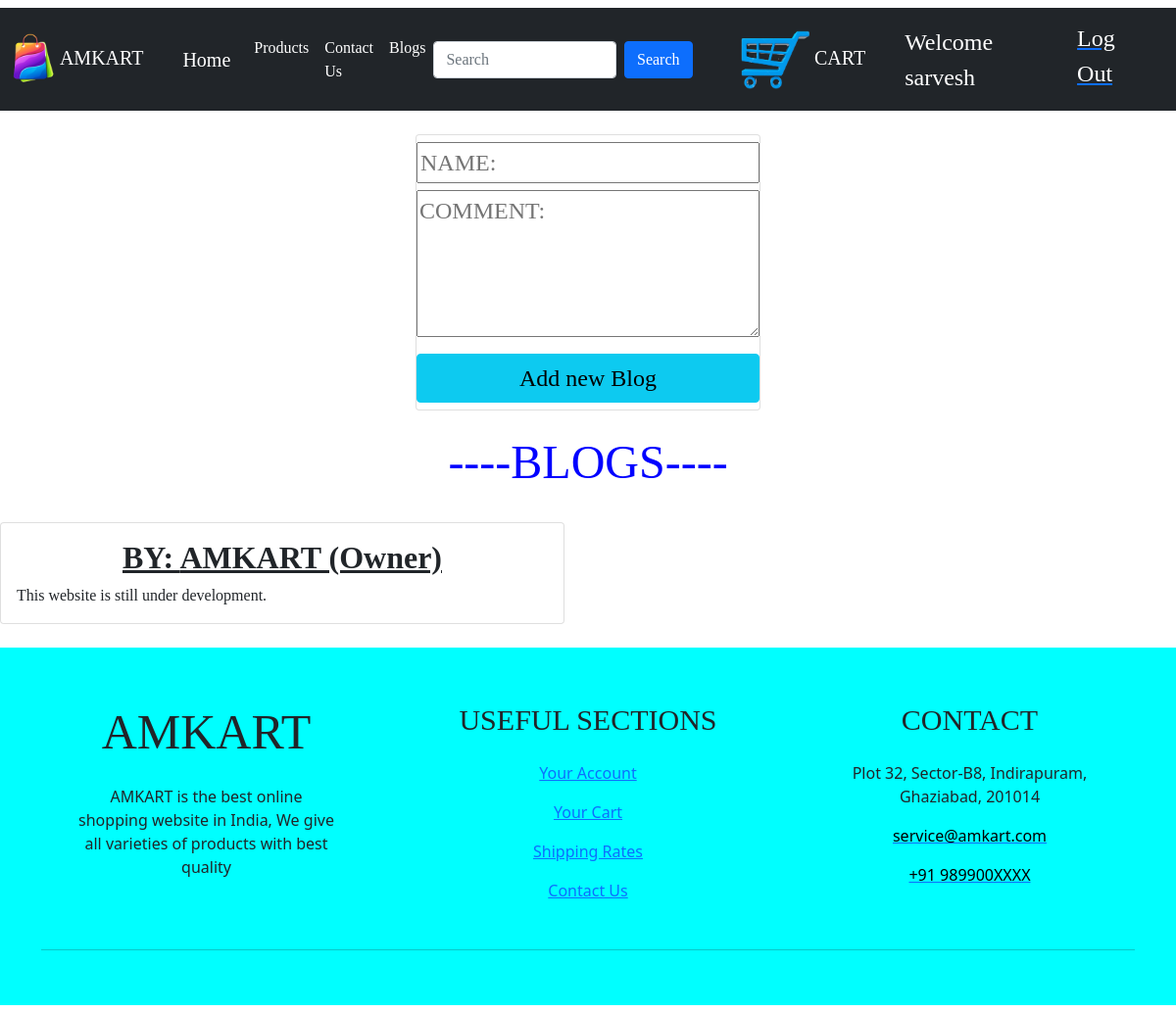
Page /blog/ (signed in) on the committed database.
### app/models.py (models this page shows, shortened)
class company(models.Model):
    name=models.CharField(max_length=200, null=True)
    logo=models.ImageField(upload_to='static')

class blog_data(models.Model):
    name=models.CharField(max_length=200, null=True)
    message=models.CharField(max_length=500, null=True)

### p2/views.py (the view)
# urls.py: 2. Add a URL to urlpatterns:  path('blog/', include('blog.urls'))
@login_required(login_url="login")
def blog(request):
    form=add_blog_data
    if request.method=='POST':
        form=add_blog_data(request.POST)
        if form.is_valid:
            form.save()
    blogs=blog_data.objects.all()
    Details=company.objects.all()
    context={"Details": Details, "blogs": blogs, "form": form}
    return render(request, 'helo/blog.html', context)

### p2/templates/helo/blog.html (shortened to what this page needs)
{% extends "helo/basic.html" %}
{% block body %}
<div class="card" style="width: 22rem; margin: auto; margin-top: 2%; margin-bottom: 2%;">
  <form method="POST" style="text-align: center; font-family: Kristen ITC; font-size: x-large;">
    <input type="text" name="name" maxlength="200" required="" id="id_name" placeholder="NAME: " style="width: 100%; margin-top: 2%;">
    <br>
    <textarea name="message" maxlength="500" required="" id="id_message" placeholder="COMMENT: "style="width: 100%; height: 150px; margin-top: 2%;"></textarea>
    <br>
    <input type="submit" class="btn btn-info" style="font-size: x-large; width: 23%; font-family: Kristen ITC; width: 100%; margin-top: 2%; margin-bottom: 2%;" value="Add new Blog">
  </form>
</div>
<h1 style="margin-top: 2%; font-family: Kristen ITC; font-size: 300%; color: blue; text-align: center;">----BLOGS----</h1>
<div class="row" style="font-family: Kristen ITC; width: 100%;">
  {% for a in blogs %}
  <div class="col-sm-6" style="margin-top: 2%;">
    <div class="card">
      <div class="card-body">
        <h5 class="card-title" style="text-align: center; font-size: xx-large;"><b><u>BY: {{a.name}}</u></b></h5>
        <p class="card-text">{{a.message}}</p>
      </div>
    </div>
  </div>
  {% endfor %}
</div>
<br>
{% endblock %}

### p2/templates/helo/basic.html (shortened to what this page needs)
{% load static %}
<!doctype html>
<html lang="en">
  <head>
    <link href="https://cdn.jsdelivr.net/npm/bootstrap@5.0.1/dist/css/bootstrap.min.css" rel="stylesheet">
  </head>
  <body onload="ma()">
    <nav class="navbar navbar-expand-lg navbar-dark bg-dark mt-2" style="font-family: Kristen ITC;">
      <nav class="navbar navbar-dark bg-dark">
        <div class="container-fluid">
          <a class="navbar-brand" href="{% url 'index' %}">
            {% for a in Details %}
            <img src="/media/{{a.logo}}" alt="logo" width="45" height="54" class="d-inline-block align-text-center">
            {{a.name}}
            {% endfor %}
          </a>
        </div>
      </nav>
      <div class="container-fluid">
        <a class="navbar-brand" href="{% url 'index' %}">Home</a>
        <div class="collapse navbar-collapse" id="navbarSupportedContent">
          <ul class="navbar-nav me-auto mb-2 mb-lg-0">
            <li class="nav-item">
              <a class="nav-link active" aria-current="page" href="{% url 'products' %}">Products</a>
            </li>
            <li class="nav-item">
              <a class="nav-link active" href="{% url 'contact' %}">Contact Us</a>
            </li>
            <li class="nav-item">
              <a class="nav-link active" href="{% url 'blog' %}">Blogs</a>
            </li>
          </ul>
          <form class="d-flex" style="margin-right: 4%;">
            <input class="form-control me-2" type="search" placeholder="Search" aria-label="Search">
            <button class="btn btn-primary" type="submit">Search</button>
          </form>
          <nav class="navbar navbar-light">
            <div class="container">
              <a class="navbar-brand" href="{% url 'cart' %}">
                <img src="/media/static/cart_icon.png" alt="cart" width="70" height="60">
                CART
              </a>
            </div>
          </nav>
          <nav class="navbar navbar-light">
            <div class="container">
              <p1 style="color: white; font-size: 150%; font-family: Kristen ITC;" id="wel">Welcome</p1>
              <pre> </pre>
          <p1 style="color: white; font-size: 150%; font-family: Kristen ITC;" id="usern">{{user.username}}</p1>
            </div>
          </nav>
          <label style="color: white; font-size: 150%; margin-bottom: 0.2cm; margin-left: 2%; margin-right: 2%;" id="logt"><a href="/logout"><font color="white">Log Out</font></a></label>
        </div>
      </div>
    </nav>
    {% block body %} {% endblock %}
<div class="footer" style="margin-bottom: 0.7%;">
<footer class="page-footer font-small mdb-color pt-4">
  <div class="container text-center text-md-left">
    <div class="row text-center text-md-left mt-3 pb-3">
      <div class="col-md-3 col-lg-3 col-xl-3 mx-auto mt-3">
        <h6 class="text-uppercase mb-4 font-weight-bold" style="font-size: 50px; font-family: Kristen ITC;">AMKART</h6>
        <p>AMKART is the best online shopping website in India, We give all varieties of products with best quality</p>
      </div>
      <div class="col-md-3 col-lg-2 col-xl-2 mx-auto mt-3" style="width: 30%;">
        <h6 class="text-uppercase mb-4 font-weight-bold" style="font-size: 30px; font-family: Kristen ITC;">Useful sections</h6>
        <p>
          <a href="#">Your Account</a>
        </p>
        <p>
          <a href="{% url 'cart' %}">Your Cart</a>
        </p>
        <p>
          <a href="{% url 'shipping_rates' %}">Shipping Rates</a>
        </p>
        <p>
          <a href="{% url 'contact' %}">Contact Us</a>
        </p>
      </div>
      <div class="col-md-4 col-lg-3 col-xl-3 mx-auto mt-3">
        <h6 class="text-uppercase mb-4 font-weight-bold" style="font-size: 30px; font-family: Kristen ITC;">Contact</h6>
        <p>
          Plot 32, Sector-B8, Indirapuram, Ghaziabad, 201014</p>
        <p>
          <a href="mailto:service@amkart.com"><font color="black">service@amkart.com</font></a></p>
        <p>
          <a href="tel:989900XXXX"><font color="black">+91 989900XXXX</font></a></p>
      </div>
    </div>
    <hr>
    <div class="row d-flex align-items-center">
      <div class="col-md-5 col-lg-4 ml-lg-0">
        <div class="text-center text-md-right">
          <ul class="list-unstyled list-inline">
            <li class="list-inline-item">
              <a class="btn-floating btn-sm rgba-white-slight mx-1">
              </a>
            </li>
            <li class="list-inline-item">
              <a class="btn-floating btn-sm rgba-white-slight mx-1">
              </a>
            </li>
            <li class="list-inline-item">
              <a class="btn-floating btn-sm rgba-white-slight mx-1">
              </a>
            </li>
            <li class="list-inline-item">
              <a class="btn-floating btn-sm rgba-white-slight mx-1">
              </a>
            </li>
          </ul>
        </div>
      </div>
    </div>
  </div>
</footer>
</div>
  </body>
</html>

### p2/templates/helo/basic.html (style rules this page uses)
.footer { background-color: aqua; }

### rows in the picture
company: logo (picture), name "AMKART"
blog_data: name "AMKART (Owner)", message "This website is still under development."

### other values in the picture
{{ user.username }} "sarvesh"
